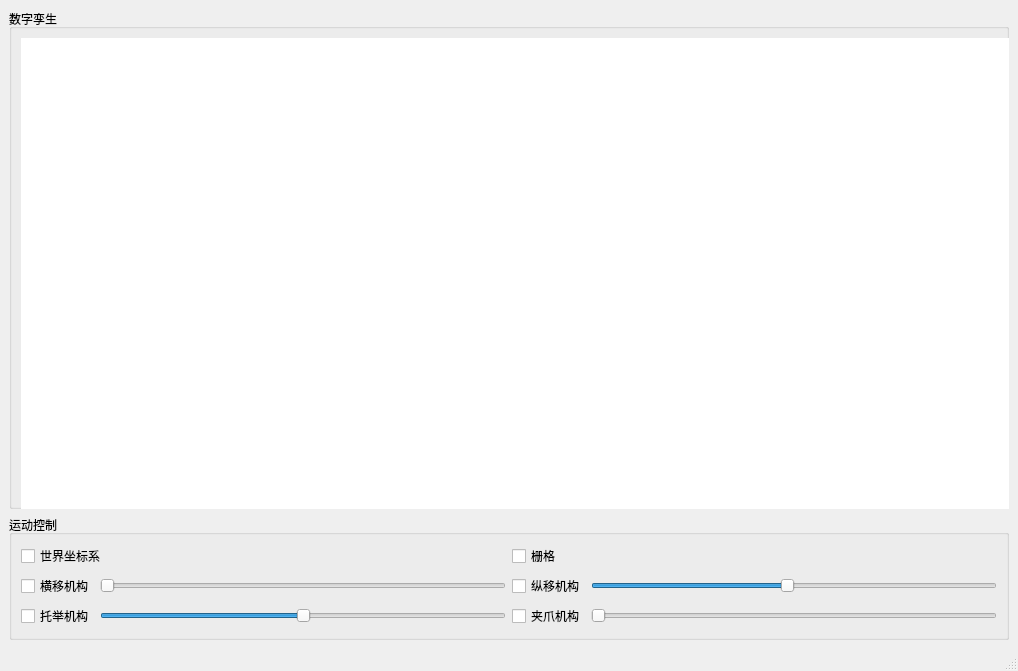
<?xml version="1.0" encoding="UTF-8"?>
<ui version="4.0">
 <class>NewForm</class>
 <widget class="QMainWindow" name="NewForm">
  <property name="geometry">
   <rect>
    <x>0</x>
    <y>0</y>
    <width>1018</width>
    <height>660</height>
   </rect>
  </property>
  <property name="minimumSize">
   <size>
    <width>1000</width>
    <height>0</height>
   </size>
  </property>
  <property name="maximumSize">
   <size>
    <width>1018</width>
    <height>16777215</height>
   </size>
  </property>
  <property name="windowTitle">
   <string>三维取盖板机构</string>
  </property>
  <widget class="QWidget" name="centralwidget">
   <layout class="QGridLayout" name="gridLayout_3">
    <item row="0" column="0">
     <widget class="QGroupBox" name="groupBox">
      <property name="minimumSize">
       <size>
        <width>1000</width>
        <height>500</height>
       </size>
      </property>
      <property name="maximumSize">
       <size>
        <width>1000</width>
        <height>500</height>
       </size>
      </property>
      <property name="title">
       <string>数字孪生</string>
      </property>
      <layout class="QGridLayout" name="gridLayout">
       <item row="0" column="0">
        <widget class="DDR6RobotWidget" name="robot3DVirtual" native="true">
         <property name="minimumSize">
          <size>
           <width>1000</width>
           <height>500</height>
          </size>
         </property>
         <property name="maximumSize">
          <size>
           <width>1000</width>
           <height>500</height>
          </size>
         </property>
         <property name="styleSheet">
          <string notr="true">BackGround:white;</string>
         </property>
        </widget>
       </item>
      </layout>
     </widget>
    </item>
    <item row="1" column="0">
     <widget class="QGroupBox" name="groupBox_2">
      <property name="maximumSize">
       <size>
        <width>1000</width>
        <height>16777215</height>
       </size>
      </property>
      <property name="title">
       <string>运动控制</string>
      </property>
      <layout class="QGridLayout" name="gridLayout_2">
       <item row="2" column="1">
        <layout class="QHBoxLayout" name="horizontalLayout_4">
         <item>
          <widget class="QCheckBox" name="checkBoxJoint4Coord">
           <property name="text">
            <string>夹爪机构</string>
           </property>
          </widget>
         </item>
         <item>
          <widget class="QSlider" name="sliderJoint4">
           <property name="minimum">
            <number>100</number>
           </property>
           <property name="maximum">
            <number>200</number>
           </property>
           <property name="value">
            <number>100</number>
           </property>
           <property name="orientation">
            <enum>Qt::Horizontal</enum>
           </property>
          </widget>
         </item>
        </layout>
       </item>
       <item row="1" column="1">
        <layout class="QHBoxLayout" name="horizontalLayout_3">
         <item>
          <widget class="QCheckBox" name="checkBoxJoint2Coord">
           <property name="text">
            <string>纵移机构</string>
           </property>
          </widget>
         </item>
         <item>
          <widget class="QSlider" name="sliderJoint2">
           <property name="minimum">
            <number>50</number>
           </property>
           <property name="maximum">
            <number>350</number>
           </property>
           <property name="value">
            <number>195</number>
           </property>
           <property name="orientation">
            <enum>Qt::Horizontal</enum>
           </property>
          </widget>
         </item>
        </layout>
       </item>
       <item row="2" column="0">
        <layout class="QHBoxLayout" name="horizontalLayout_2">
         <item>
          <widget class="QCheckBox" name="checkBoxJoint3Coord">
           <property name="text">
            <string>托举机构</string>
           </property>
          </widget>
         </item>
         <item>
          <widget class="QSlider" name="sliderJoint3">
           <property name="minimum">
            <number>0</number>
           </property>
           <property name="maximum">
            <number>40</number>
           </property>
           <property name="singleStep">
            <number>1</number>
           </property>
           <property name="value">
            <number>20</number>
           </property>
           <property name="orientation">
            <enum>Qt::Horizontal</enum>
           </property>
          </widget>
         </item>
        </layout>
       </item>
       <item row="1" column="0">
        <layout class="QHBoxLayout" name="horizontalLayout">
         <item>
          <widget class="QCheckBox" name="checkBoxJoint1Coord">
           <property name="text">
            <string>横移机构</string>
           </property>
          </widget>
         </item>
         <item>
          <widget class="QSlider" name="sliderJoint1">
           <property name="minimum">
            <number>35</number>
           </property>
           <property name="maximum">
            <number>650</number>
           </property>
           <property name="value">
            <number>35</number>
           </property>
           <property name="orientation">
            <enum>Qt::Horizontal</enum>
           </property>
          </widget>
         </item>
        </layout>
       </item>
       <item row="0" column="0" colspan="2">
        <layout class="QHBoxLayout" name="horizontalLayout_5">
         <item>
          <widget class="QCheckBox" name="checkBoxWorldCoord">
           <property name="text">
            <string>世界坐标系</string>
           </property>
          </widget>
         </item>
         <item>
          <widget class="QCheckBox" name="checkBoxGrid">
           <property name="text">
            <string>栅格</string>
           </property>
          </widget>
         </item>
        </layout>
       </item>
      </layout>
     </widget>
    </item>
   </layout>
  </widget>
  <widget class="QStatusBar" name="statusbar"/>
 </widget>
 <customwidgets>
  <customwidget>
   <class>DDR6RobotWidget</class>
   <extends>QWidget</extends>
   <header location="global">STLModel/coverplatewidget.h</header>
   <container>1</container>
  </customwidget>
 </customwidgets>
 <resources/>
 <connections/>
</ui>
